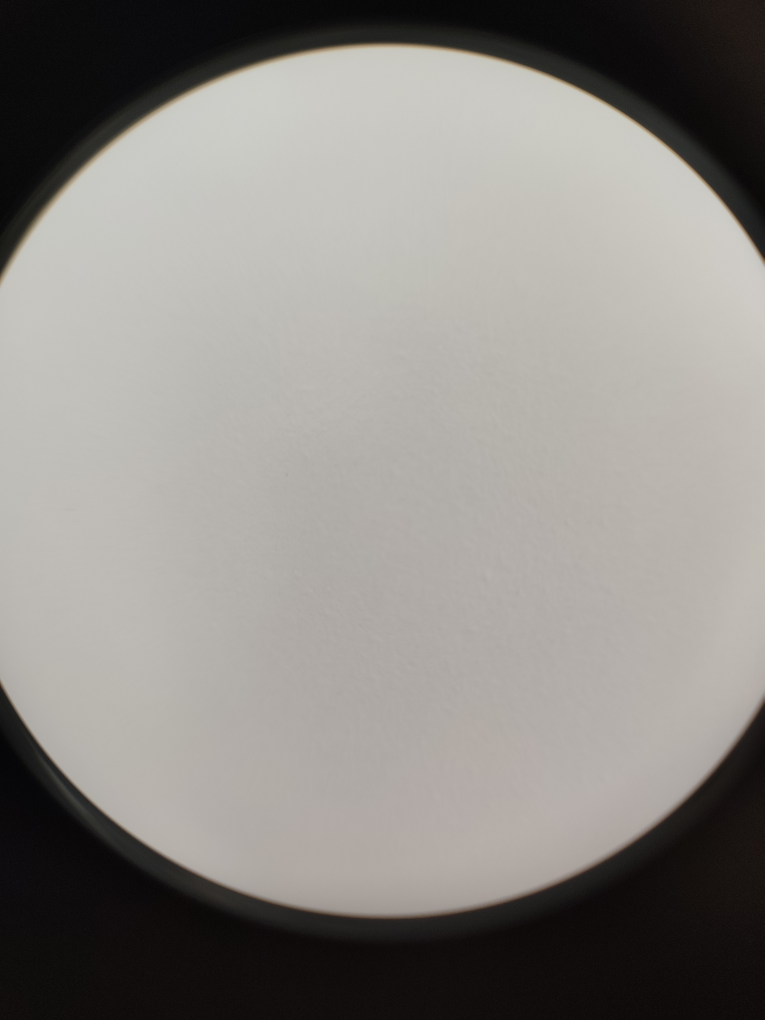
#> input picture data/Mask_White_FishEye.jpeg, 3060 x 4080 px (shown at 1/4 size); its folder holds only this picture in this run
$ jupyter execute --allow-errors Ants_August2026_OpenCanopyProcessing.ipynb
#> lines starting #> are read from the running program, lines starting #| are printed output that depends on the picture; after the words box and inside, x2 and y2 are one past the last pixel; in counts of white or black regions, pixels touching at a corner belong together
[cell 1]
# ==============================================================================
# HEMISPHERICAL IMAGE PROCESSING AND CANOPY OPENNESS ESTIMATION
#
# @date Aug 10th, 2026
# @author Diego García Castillo
# ==============================================================================
#
# This script processes hemispherical photographs collected at Atta colony
# sampling sites to quantify local canopy openness.
#
# The workflow includes:
#   1. Loading the original hemispherical photographs.
#   2. Converting each image to grayscale.
#   3. Applying gamma correction according to field-recorded sky conditions.
#   4. Separating illuminated and shaded pixels using image thresholding.
#   5. Applying a predefined circular fisheye mask to restrict the analysis
#      to the standardized region of interest.
#   6. Calculating canopy openness as the percentage of illuminated pixels
#      within the masked region.
#   7. Exporting the calculated values and diagnostic images for
#      reproducibility and visual verification.
#
# Input:
#   - Original hemispherical photographs
#   - Fieldwork metadata
#   - Predefined fisheye image mask (Mask_White_FishEye.jpeg)
#
# Output:
#   - CSV file containing the calculated canopy openness values
#   - PDF report documenting the image-processing results
#
# ==============================================================================

import pandas as pd
import os
import cv2
import numpy as np
from fpdf import FPDF

# --- GLOBAL VARIABLES ---
PHOTOS_PATH = "../data/hemispherical_photographs/"
DATA_FIELDWORK_CSV = "../data/Ants_Fieldwork_Standard_Data.csv"
OUTPUT_CSV = "../AntsLightProcessed_SI_en.csv"
OUTPUT_PDF = "../ReportLightAnalysisAnts_SI_en.pdf"

# Path of the pre defined mask
PATH_MASK = "../data/"

# Gamma calibration dictionary
GAMMA_MAP = {'S': 1.0, 'P': 1.5, 'C': 2.0}

# Load the global master mask
img_pared = cv2.imread(os.path.join(PATH_MASK, "Mask_White_FishEye.jpeg"), 0)
#> img_pared: shape (4080, 3060); min 0, max 209, mean 138.3
_, STANDARD_MASK = cv2.threshold(img_pared, 50, 255, cv2.THRESH_BINARY)
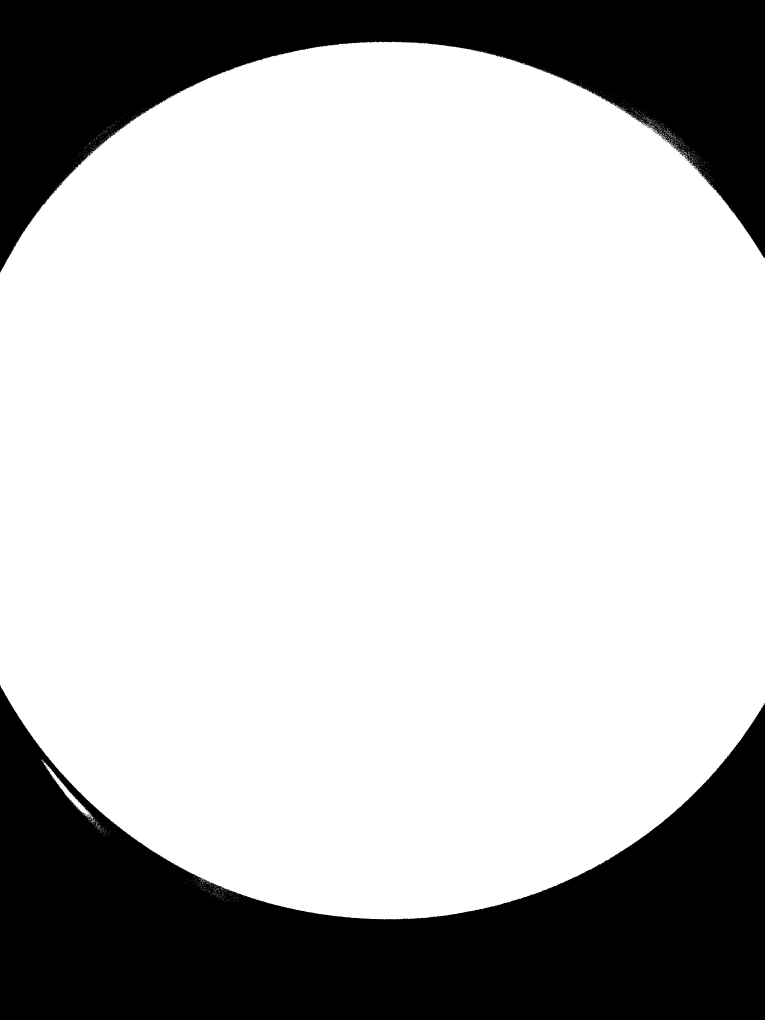
#> STANDARD_MASK: shape (4080, 3060) (shown at 1/4 size); 73.4% white; 243 black regions (241 under 20 px), largest, box (x1, y1, x2, y2) and area: (0, 2739, 3060, 4080) 2024762, (0, 0, 3060, 1091) 1292781
